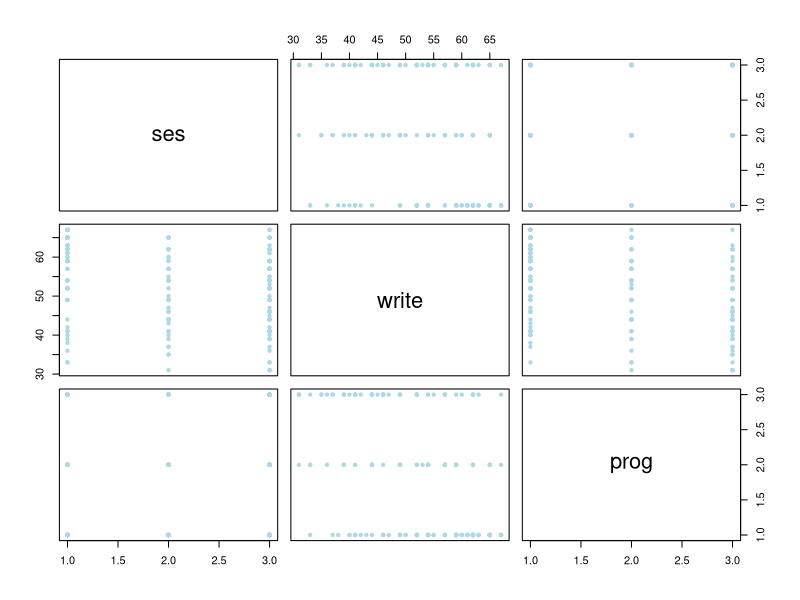
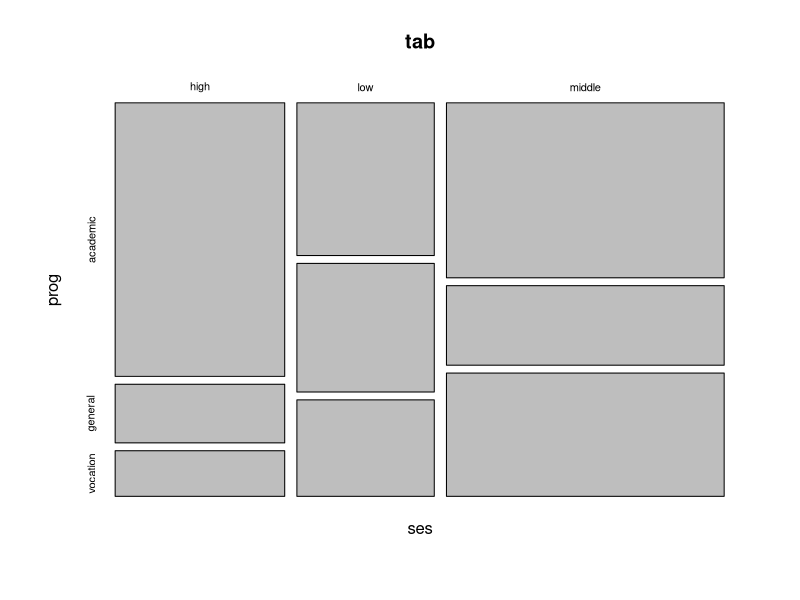
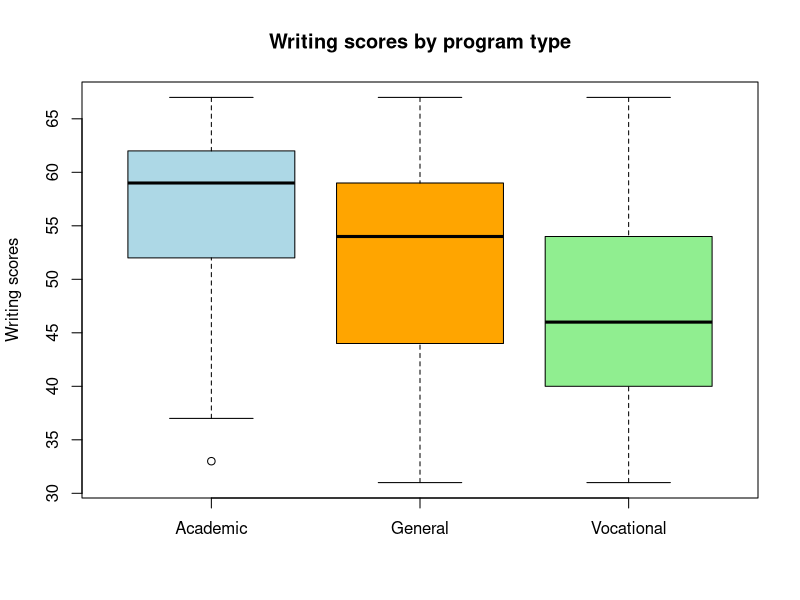
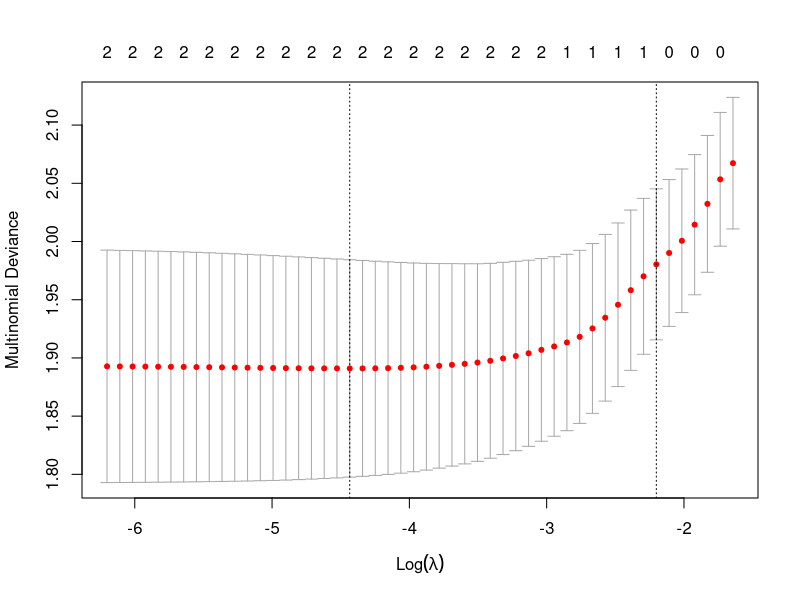

These figures' R source, in order:
## ---- chunk 1
data<-read.csv("hsbdemo.csv")
View(data)
data
## ---- chunk 2
df=data.frame(data$ses, data$write, data$prog)
colnames(df)<-c("ses", "write", "prog")
attach(df)
## ---- chunk 3
plot(df,
     pch=20, col="lightblue")
## ---- chunk 4
tab=table(ses, prog)
tab
mosaicplot(tab)
## ---- chunk 5
chi2<-chisq.test(tab)
chi2
## ---- chunk 6
write.ac=write[which(prog=="academic")]
write.gen=write[which(prog=="general")]
write.voc=write[which(prog=="vocation")]

boxplot(write.ac,write.gen, write.voc,
  main = "Writing scores by program type",
  ylab = "Writing scores",
  names = c("Academic", "General", "Vocational"),
  col=c("lightblue", "orange", "lightgreen")
)
## ---- chunk 7
#install.packages("nnet")
library(nnet)
## ---- chunk 8
df$prog<-as.factor(df$prog)
df$prog.base <- relevel(df$prog, ref = "academic")
## ---- chunk 9
mn.fit<-multinom(prog.base ~ ses + write, data=df)
## ---- chunk 10
summary(mn.fit)
## ---- chunk 11
fitted.ps <- fitted(mn.fit)
fitted.ps
## ---- chunk 12
z.scores<- summary(mn.fit)$coefficients/summary(mn.fit)$standard.errors
p.val=2*(1-pnorm(abs(z.scores)))
p.val
## ---- chunk 13
pred.mn.tr=predict(mn.fit, newdata = df, "class")
#pred.mn.tr
ind.tr=(pred.mn.tr==prog)
mean(ind.tr)
## ---- chunk 14
new.data <- data.frame(ses = c("low", "middle", "high"), write = c(quantile(df$write, 0.25), median(df$write), quantile(df$write, 0.75)))
## ---- chunk 15
pred.mn=predict(mn.fit, newdata = new.data, "class")
pred.mn
## ---- chunk 16
#install.packages("glmnet")
library(glmnet)
## ---- chunk 17
library(caret)
## ---- chunk 18
temp.x=data.frame(data$ses, data$write)
## ---- chunk 19
dummy.x <- dummyVars(" ~ .", data = temp.x)
x <- as.matrix(predict(dummy.x, newdata = temp.x))
print(x)
## ---- chunk 20
y <- df$prog
#y
glm.fit <- glmnet(x, y, family = "multinomial")
#summary(glm.fit)
#glm.fit
predict(glm.fit, newx=x, s=0, type="response")
## ---- chunk 21
cv.fit <- cv.glmnet(x, y, family = "multinomial")
plot(cv.fit)
## ---- chunk 22
predict(cv.fit, newx = x, s = "lambda.min", type = "class")
## ---- chunk 23
preds=predict(cv.fit, newx = x, s = "lambda.min", type = "class")
#preds
ind=(preds==y)
mean(ind)
